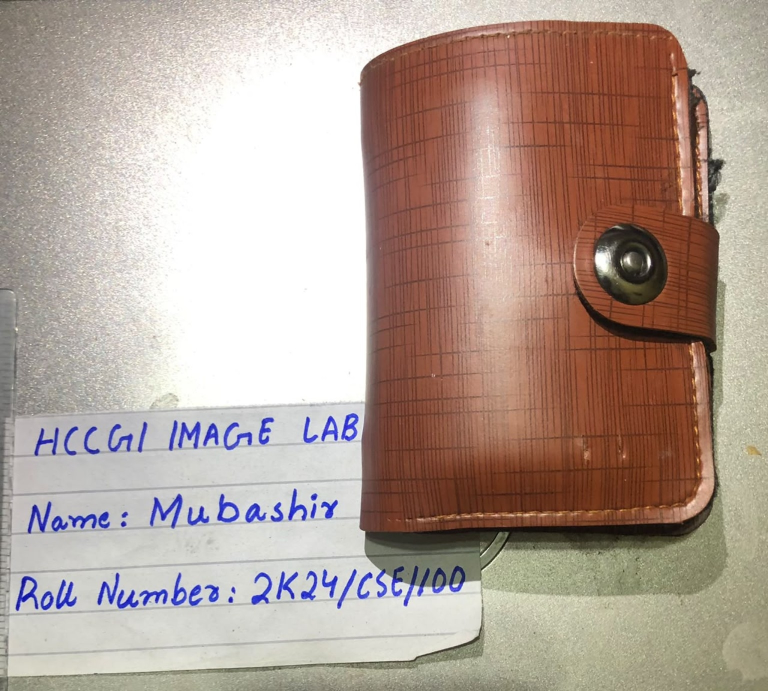
#> input picture weeks01-03_image_lab/images/original.jpg, 1536 x 1382 px (shown at 1/2 size)
$ python weeks01-03_image_lab.py   (older library calls are emulated)
#> lines starting #> are read from the running program, lines starting #| are printed output that depends on the picture; after the words box and inside, x2 and y2 are one past the last pixel; in counts of white or black regions, pixels touching at a corner belong together
import os
import cv2
import numpy as np
import matplotlib.pyplot as plt


def inspect_image(image_path: str) -> dict:
#> called with image_path = 'images/original.jpg'
    image = cv2.imread(image_path, cv2.IMREAD_COLOR)
#> image is the input picture: shape (1382, 1536, 3); mean B, G, R 150.9, 161.1, 178.8
    if image is None:
        raise FileNotFoundError(f"Could not read image: {image_path}")
    height, width, channels = image.shape
#> height = 1382; width = 1536; channels = 3
    return {
        "width": width,
        "height": height,
        "channels": channels,
        "shape": list(image.shape),
        "pixel_count": width * height,
        "estimated_bytes": width * height * channels,
        "color_order": "BGR",
    }


def _save_montage(images, titles, output_path, cols=3):
    rows = int(np.ceil(len(images) / cols))
    plt.figure(figsize=(12, 4 * rows))
    for i, (img, title) in enumerate(zip(images, titles), start=1):
        ax = plt.subplot(rows, cols, i)
        if img.ndim == 2:
            ax.imshow(img, cmap="gray")
        else:
            ax.imshow(cv2.cvtColor(img, cv2.COLOR_BGR2RGB))
        ax.set_title(title)
        ax.axis("off")
    plt.tight_layout()
    plt.savefig(output_path, dpi=150, bbox_inches="tight")
    plt.close()


def create_pixel_views(image_path: str, output_dir: str) -> dict:
#> called with image_path = 'images/original.jpg', output_dir = 'outputs'
    os.makedirs(output_dir, exist_ok=True)
    image = cv2.imread(image_path, cv2.IMREAD_COLOR)
    if image is None:
        raise FileNotFoundError(f"Could not read image: {image_path}")
    b, g, r = cv2.split(image)
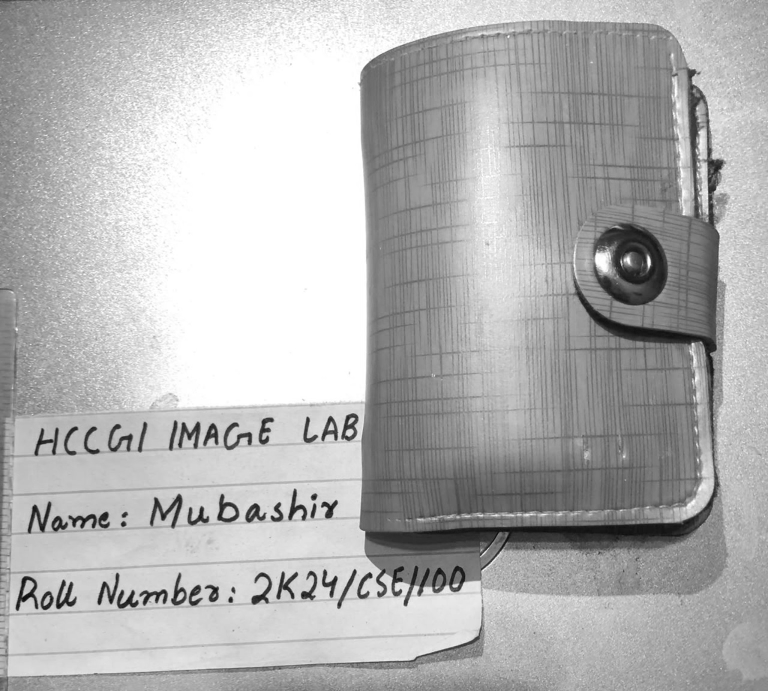
#> r: shape (1382, 1536) (shown at 1/2 size); min 0, max 255, mean 178.8
    gray = cv2.cvtColor(image, cv2.COLOR_BGR2GRAY)
    height, width = image.shape[:2]
#> height = 1382; width = 1536
    new_width, new_height = width // 2, height // 2
#> new_width = 768; new_height = 691
    downsampled = cv2.resize(image, (new_width, new_height), interpolation=cv2.INTER_AREA)
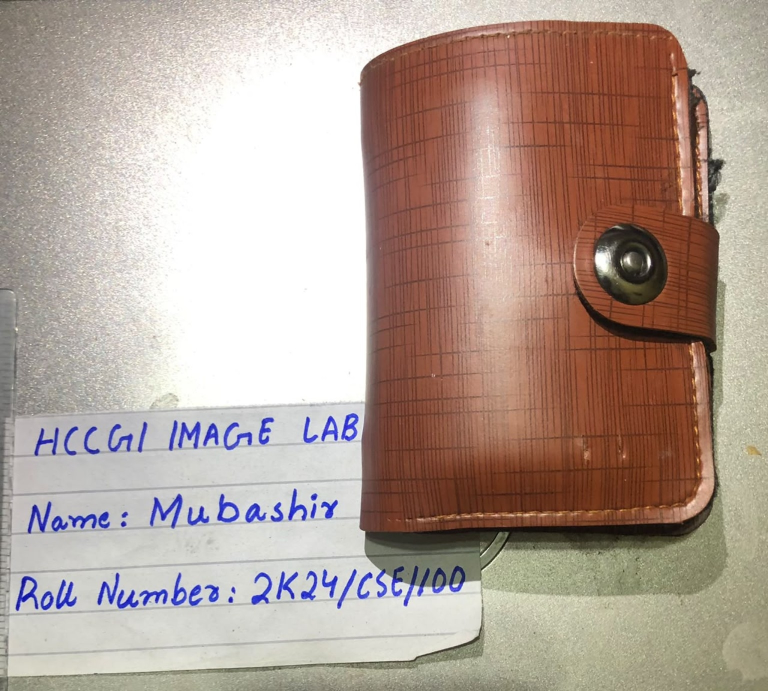
#> downsampled: shape (691, 768, 3); mean B, G, R 151, 161.2, 178.9
    output_path = os.path.join(output_dir, "pixel_views.png")
    _save_montage(
        [r, g, b, gray, downsampled],
        ["Red channel", "Green channel", "Blue channel", "Grayscale",
         f"Half-size ({new_width} x {new_height})"],
        output_path, cols=3)
#> in _save_montage, `rows = int(np.ceil(len(images) / cols))`: rows = 2
#> the loop in _save_montage, `for i, (img, title) in enumerate(zip(images, titles), start=1):` made 5 passes
#> title on passes 1 to 5: 'Red channel', 'Green channel', 'Blue channel', 'Grayscale', 'Half-size (768 x 691)'
#> in _save_montage, `plt.savefig(output_path, dpi=150, bbox_inches="tight")`:
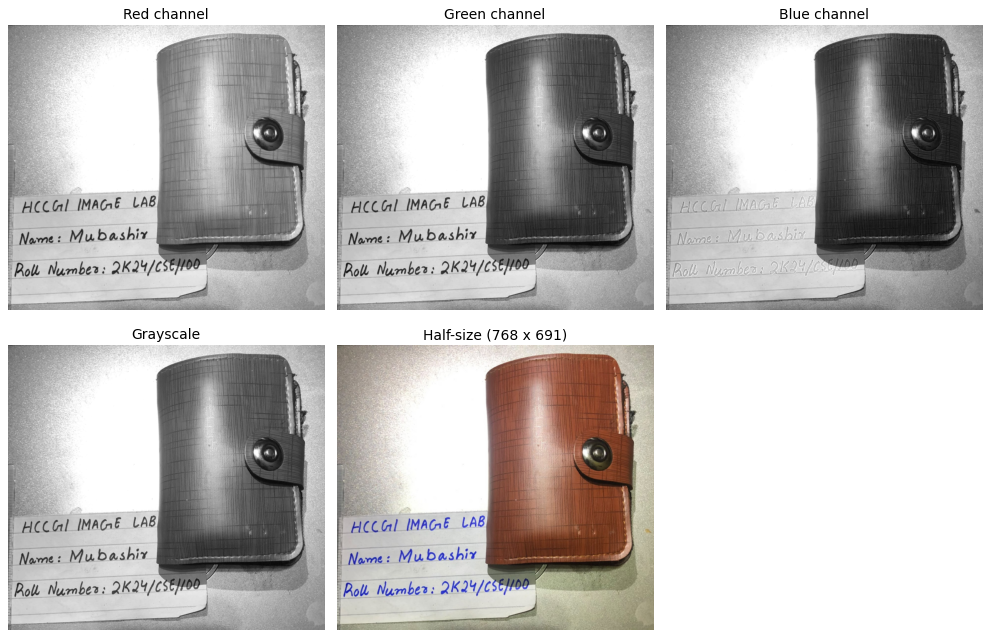
#> figure drawn by matplotlib, 5 panels
    return {"original_size": [width, height], "downsampled_size": [new_width, new_height], "output_path": output_path}


def create_adjustments(image_path: str, output_dir: str, brightness_delta: int = 40,
                       contrast_factor: float = 1.5, threshold: int = 127) -> dict:
#> called with image_path = 'images/original.jpg', output_dir = 'outputs', brightness_delta = 40, contrast_factor = 1.5, threshold = 127
    os.makedirs(output_dir, exist_ok=True)
    if not 0 <= threshold <= 255:
        raise ValueError("threshold must be in the range 0-255")
    image = cv2.imread(image_path, cv2.IMREAD_COLOR)
    if image is None:
        raise FileNotFoundError(f"Could not read image: {image_path}")
    gray = cv2.cvtColor(image, cv2.COLOR_BGR2GRAY)
    brighter = np.clip(gray.astype(np.float32) + brightness_delta, 0, 255).astype(np.uint8)
    higher_contrast = np.clip(gray.astype(np.float32) * contrast_factor, 0, 255).astype(np.uint8)
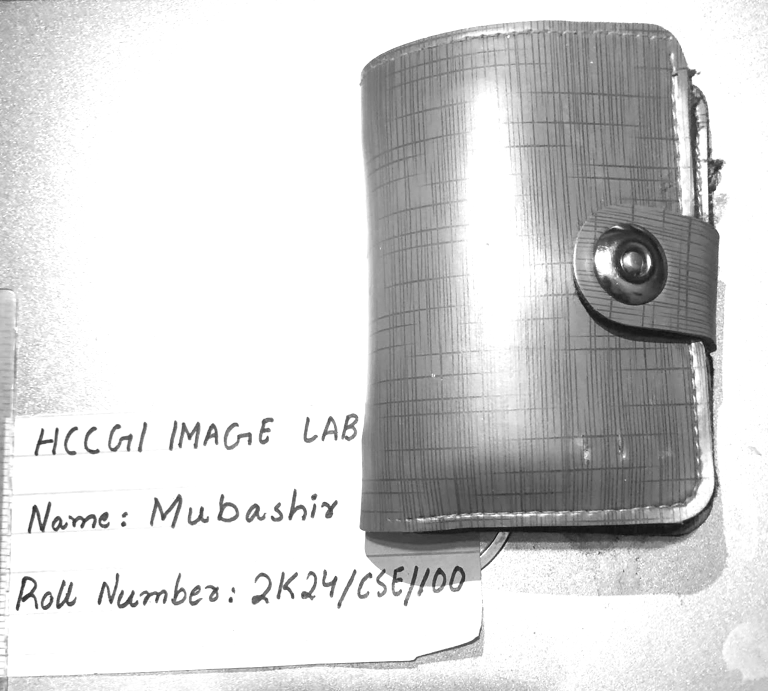
#> higher_contrast: shape (1382, 1536) (shown at 1/2 size); min 7, max 255, mean 211.6
    binary = np.where(gray > threshold, 255, 0).astype(np.uint8)
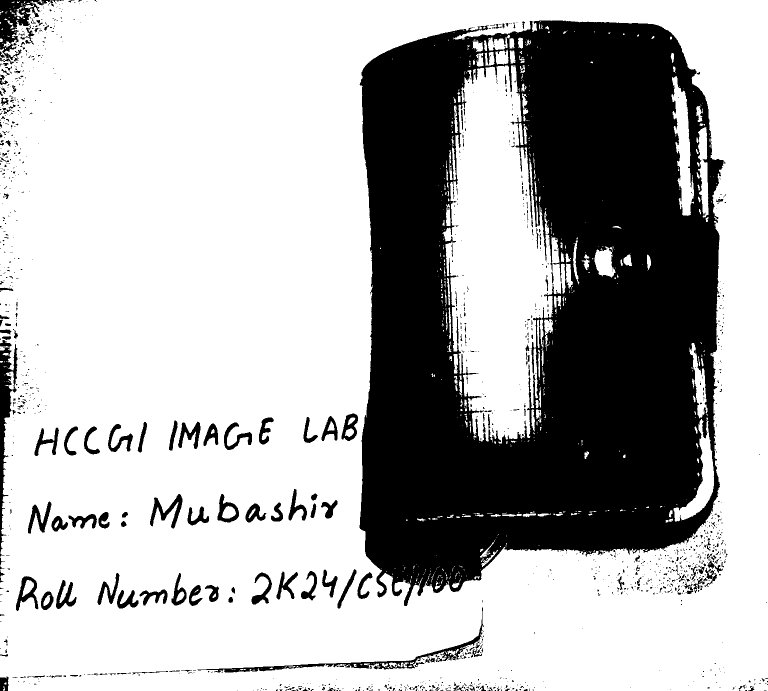
#> binary: shape (1382, 1536) (shown at 1/2 size); 69.8% white; 1423 black regions (1234 under 20 px), largest, box (x1, y1, x2, y2) and area: (719, 41, 1448, 1212) 582200, (0, 680, 35, 1114) 5189, (0, 0, 123, 129) 4982
    output_path = os.path.join(output_dir, "adjustments.png")
    _save_montage(
        [gray, brighter, higher_contrast, binary],
        ["Original grayscale", f"Brighter (+{brightness_delta})",
         f"Higher contrast (x{contrast_factor})", f"Threshold ({threshold})"],
        output_path, cols=2)
#> the loop in _save_montage (call 2), `for i, (img, title) in enumerate(zip(images, titles), start=1):` made 4 passes
#> title on passes 1 to 4: 'Original grayscale', 'Brighter (+40)', 'Higher contrast (x1.5)', 'Threshold (127)'
    return {"brightness_delta": brightness_delta, "contrast_factor": contrast_factor,
            "threshold": threshold, "output_path": output_path}


def create_blur_and_edges(image_path: str, output_dir: str, kernel_size: int = 5) -> dict:
#> called with image_path = 'images/original.jpg', output_dir = 'outputs', kernel_size = 5
    os.makedirs(output_dir, exist_ok=True)
    if kernel_size <= 0 or kernel_size % 2 == 0:
        raise ValueError("kernel_size must be a positive odd integer")
    image = cv2.imread(image_path, cv2.IMREAD_COLOR)
    if image is None:
        raise FileNotFoundError(f"Could not read image: {image_path}")
    gray = cv2.cvtColor(image, cv2.COLOR_BGR2GRAY)
    blurred = cv2.blur(gray, (kernel_size, kernel_size))
    ox = cv2.Sobel(gray, cv2.CV_64F, 1, 0, ksize=3)
    oy = cv2.Sobel(gray, cv2.CV_64F, 0, 1, ksize=3)
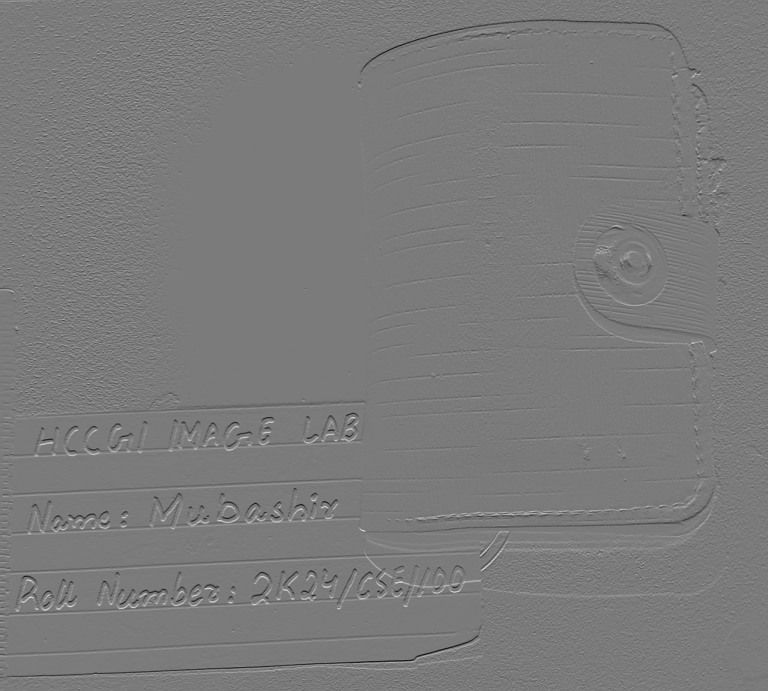
#> oy: shape (1382, 1536) float64 (shown at 1/2 size); min -618, max 662, mean -0.2; drawn with min black and max white
    bx = cv2.Sobel(blurred, cv2.CV_64F, 1, 0, ksize=3)
    by = cv2.Sobel(blurred, cv2.CV_64F, 0, 1, ksize=3)
    original_edges = cv2.normalize(cv2.magnitude(ox, oy), None, 0, 255, cv2.NORM_MINMAX).astype(np.uint8)
    blurred_edges = cv2.normalize(cv2.magnitude(bx, by), None, 0, 255, cv2.NORM_MINMAX).astype(np.uint8)
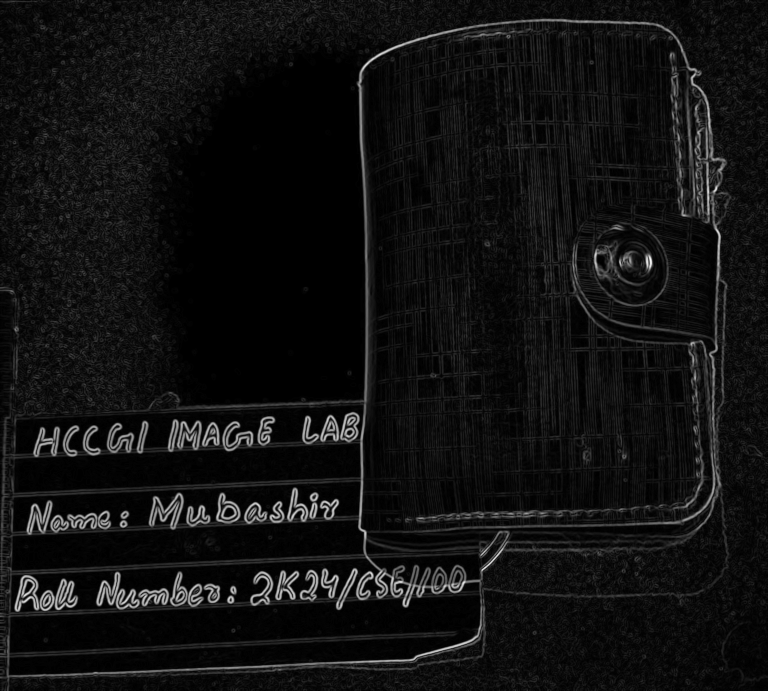
#> blurred_edges: shape (1382, 1536) (shown at 1/2 size); min 0, max 255, mean 16.7
    output_path = os.path.join(output_dir, "blur_and_edges.png")
    _save_montage(
        [gray, blurred, original_edges, blurred_edges],
        ["Grayscale", f"Mean blur ({kernel_size}x{kernel_size})",
         "Sobel edges — original", "Sobel edges — blurred"],
        output_path, cols=2)
    return {"kernel_size": kernel_size, "output_path": output_path}


def run_lab(image_path: str, output_dir: str) -> dict:
    return {
        "task1": inspect_image(image_path),
        "task2": create_pixel_views(image_path, output_dir),
        "task3": create_adjustments(image_path, output_dir),
        "task4": create_blur_and_edges(image_path, output_dir),
    }


def main() -> None:
    results = run_lab("images/original.jpg", "outputs")
    print("Task 1:", results["task1"])
    print("Task 2:", results["task2"])
    print("Task 3:", results["task3"])
    print("Task 4:", results["task4"])


if __name__ == "__main__":
    main()
